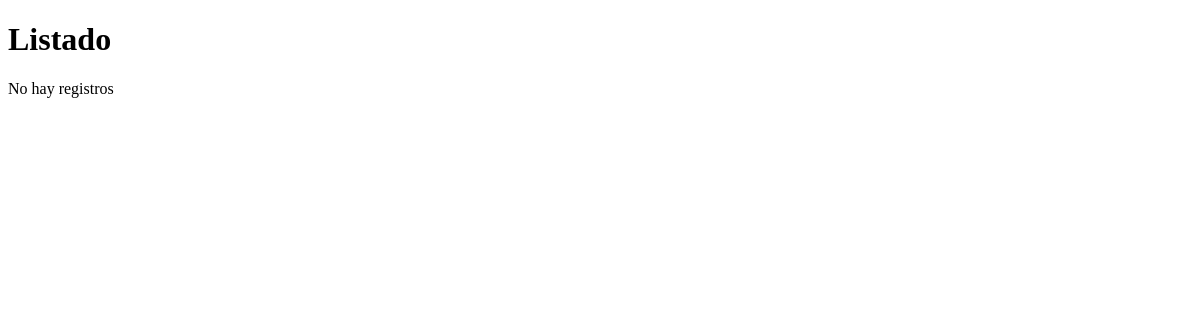
The app's page /reparacion/list.php, older data.
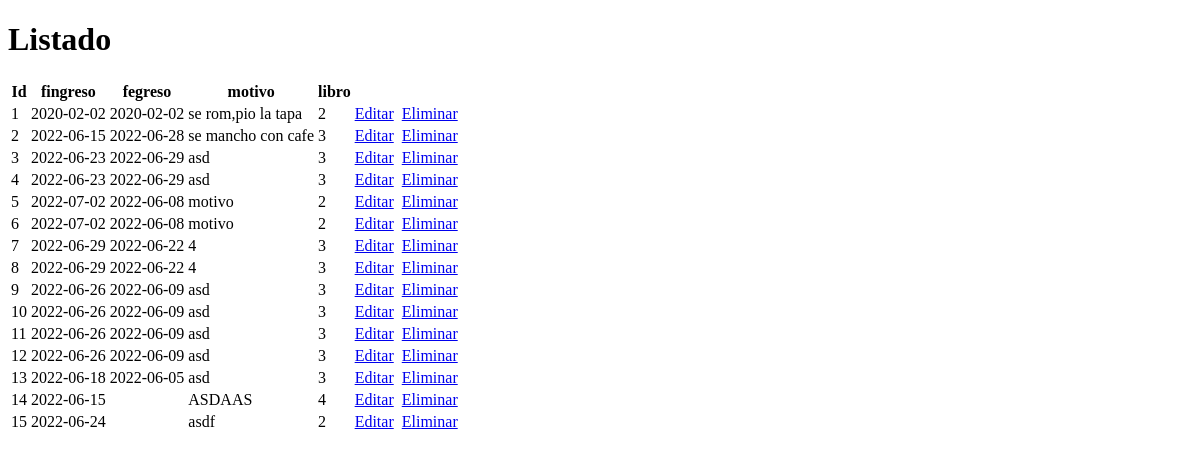
The same page, newer data.
### tables this page shows
CREATE TABLE `reparacion` (
  `id` int(255) NOT NULL,
  `fingreso` date NOT NULL,
  `motivo` text NOT NULL,
  `fegreso` date DEFAULT NULL,
  `libro` int(255) NOT NULL
);

### reparacion/list.php (the view, shortened to what this page needs)
<!DOCTYPE html>
<html lang="en">
<head>
</head>
<body>
    <h1>Listado</h1>
    <?php
    include("../conexion.php");
    $sql = "SELECT * FROM reparacion";
    $res = mysqli_query($con, $sql);
    $cant = mysqli_num_rows($res);
    if($cant > 0) {
        echo "<table class='table'>";
        echo "<tr>";
        echo "<th>Id</th>";
        echo "<th>fingreso</th>";
        echo "<th>fegreso</th>";
        echo "<th>motivo</th>";
        echo "<th>libro</th>";
        echo "</tr>";
        foreach ($res as $row) {
          echo "<tr>";
          echo "<td>".$row['id']."</td>";
          echo "<td>".$row['fingreso']."</td>";
          echo "<td>".$row['fegreso']."</td>";
          echo "<td>".$row['motivo']."</td>";
          echo "<td>".$row['libro']."</td>";
          echo "<td>";
          echo "<a href='update.php?id=".$row['id']."'>Editar</a>";
          echo "<a href='delete.php?id=".$row['id']."'>Eliminar</a>";
          echo "</td>";
          echo "</tr>";
      }
        echo "</table>";
    }
    else {
        echo "No hay registros";
    }
    ?>
</body>
</html>

Row changes from the older to the newer data that the page shows:
added reparacion: id "1", fingreso "2020-02-02", fegreso "2020-02-02", motivo "se rom,pio la tapa", libro "2"
added reparacion: id "2", fingreso "2022-06-15", fegreso "2022-06-28", motivo "se mancho con cafe", libro "3"
added reparacion: id "3", fingreso "2022-06-23", fegreso "2022-06-29", motivo "asd", libro "3"
added reparacion: id "4", fingreso "2022-06-23", fegreso "2022-06-29", motivo "asd", libro "3"
added reparacion: id "5", fingreso "2022-07-02", fegreso "2022-06-08", motivo "motivo", libro "2"
added reparacion: id "6", fingreso "2022-07-02", fegreso "2022-06-08", motivo "motivo", libro "2"
added reparacion: id "7", fingreso "2022-06-29", fegreso "2022-06-22", motivo "4", libro "3"
added reparacion: id "8", fingreso "2022-06-29", fegreso "2022-06-22", motivo "4", libro "3"
added reparacion: id "9", fingreso "2022-06-26", fegreso "2022-06-09", motivo "asd", libro "3"
added reparacion: id "10", fingreso "2022-06-26", fegreso "2022-06-09", motivo "asd", libro "3"
added reparacion: id "11", fingreso "2022-06-26", fegreso "2022-06-09", motivo "asd", libro "3"
added reparacion: id "12", fingreso "2022-06-26", fegreso "2022-06-09", motivo "asd", libro "3"
added reparacion: id "13", fingreso "2022-06-18", fegreso "2022-06-05", motivo "asd", libro "3"
added reparacion: id "14", fingreso "2022-06-15", motivo "ASDAAS", libro "4"
added reparacion: id "15", fingreso "2022-06-24", motivo "asdf", libro "2"
Text that changed along with them:
text no longer shown: "No hay registros"
text now shown: "Id fingreso fegreso motivo libro"
